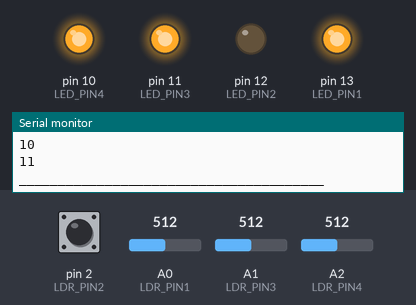
A sketch run on a simulated Arduino Uno, built with avr-gcc and run on an emulated ATmega328P. Shown: output pins drawn as LEDs (lit = HIGH), the last lines printed to the serial monitor. The test bench sets the inputs (shaded band); at power-on: A2 (LDR_PIN4) = 512, A0 (LDR_PIN1) = 512, A1 (LDR_PIN3) = 512, pin 2 (LDR_PIN2) HIGH.

Above: at 1.8 s.
1.9 s: A2 (LDR_PIN4) set to 631
3.4 s: A2 (LDR_PIN4) set to 661
At 5.0 s:
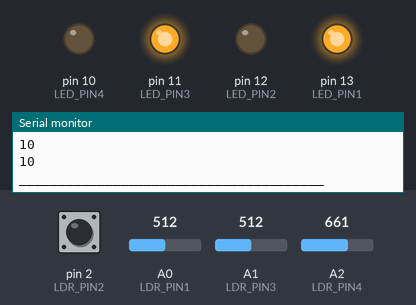
5.5 s: A0 (LDR_PIN1) set to 738
7.2 s: A0 (LDR_PIN1) set to 764
At 8.4 s:
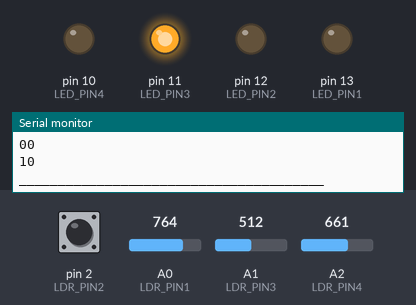
9.5 s: A1 (LDR_PIN3) set to 782
11.2 s: A1 (LDR_PIN3) set to 812
At 13.0 s:
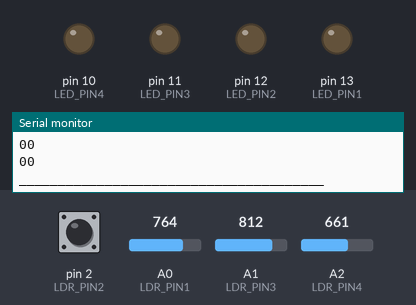
Timing chart, 0 to 14.5 s (numbered marks = the images above; inputs shaded):
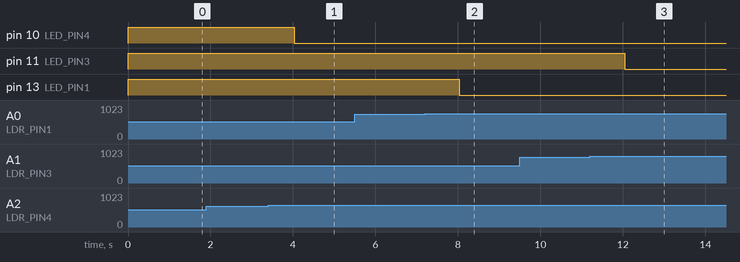

Measured:
- the behaviour switches between 649 and 650 on A2 (LDR_PIN4) (found by bisection; images 0 and 1)
- the behaviour switches between 749 and 750 on A0 (LDR_PIN1) (found by bisection; images 1 and 2)
- the behaviour switches between 799 and 800 on A1 (LDR_PIN3) (found by bisection; images 2 and 3)
- after the input at 3.4 s, pin 10 (LED_PIN4): HIGH → LOW after 0.63 s
- after the input at 7.2 s, pin 13 (LED_PIN1): HIGH → LOW after 0.84 s
- after the input at 11.2 s, pin 11 (LED_PIN3): HIGH → LOW after 0.85 s

The sketch:

CodeOfArduino.ino
```cpp
#define LED_PIN1 13
#define LED_PIN2 12
#define LED_PIN3 11
#define LED_PIN4 10
#define LDR_PIN1 A0
#define LDR_PIN2 2
#define LDR_PIN3 A1
#define LDR_PIN4 A2
int pole[2][2];
int character2[6][2];
int i;
int j;

void setup() {
  pinMode(LED_PIN1,OUTPUT);
  pinMode(LED_PIN2,OUTPUT);
  pinMode(LED_PIN3,OUTPUT);
  pinMode(LED_PIN4,OUTPUT);
  pinMode(LDR_PIN2,INPUT);
  Serial.begin(9600);
  Serial.println("Game begins!");
}

void loop() {
    int light1= analogRead(LDR_PIN1);
    int light2= digitalRead(LDR_PIN2);
    int light3= analogRead(LDR_PIN3);
    int light4= analogRead(LDR_PIN4);
    Serial.println(light1);
    Serial.println(light2);
    Serial.println(light3);
    Serial.println(light4);
    if (light1<750)
    {
      //digitalWrite(LED_PIN1,HIGH);
      pole[0][0]=1;
      }
     else
     {
      //digitalWrite(LED_PIN1,LOW);
      pole[0][0]=0;
      }
      if (light2==0)
    {
      //digitalWrite(LED_PIN2,HIGH);
      pole[0][1]=1;
      }
     else
     {
      //digitalWrite(LED_PIN2,LOW);
      pole[0][1]=0;
      }
      if (light3<800)
    {
      //digitalWrite(LED_PIN3,HIGH);
      pole[1][0]=1;
      }
     else
     {
      //digitalWrite(LED_PIN3,LOW);
      pole[1][0]=0;
      }
      if (light4<650)
    {
      //digitalWrite(LED_PIN4,HIGH);
      pole[1][1]=1;
      }
     else
     {
      //digitalWrite(LED_PIN4,LOW);
      pole[1][1]=0;
      }
      for(i=0;i<2;i++)
      {
        for(j=0;j<2;j++)
        {
          Serial.print(pole[i][j]);
        }
          Serial.println("");
      }
      for(i=0;i<2;i++)
      {
        for(j=0;j<2;j++)
        {
          if (pole[i][j]==1)
          {
            if (i==0 && j==0)
            {
             digitalWrite(LED_PIN1,HIGH);
            }
            if (i==0 && j==1)
            {
             digitalWrite(LED_PIN2,HIGH);
            }
            if (i==1 && j==0)
            {
             digitalWrite(LED_PIN3,HIGH);
            }
            if (i==1 && j==1)
            {
             digitalWrite(LED_PIN4,HIGH);
            }
          }
          else
          {
            if (i==0 && j==0)
            {
             digitalWrite(LED_PIN1,LOW);
            }
            if (i==0 && j==1)
            {
             digitalWrite(LED_PIN2,LOW);
            }
            if (i==1 && j==0)
            {
             digitalWrite(LED_PIN3,LOW);
            }
            if (i==1 && j==1)
            {
             digitalWrite(LED_PIN4,LOW);
            }
          }
        }
      }
      Serial.println("_______________________________________");
      delay(1000);
  }
```
